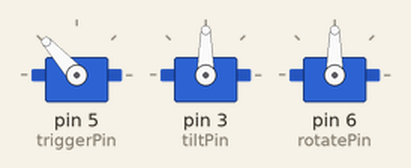
Simulated run of this sketch. Board: Arduino Uno, built with avr-gcc and run on an emulated ATmega328P. Parts: 3 × servo.

Above: at 0.1 s.
At 0.6 s:
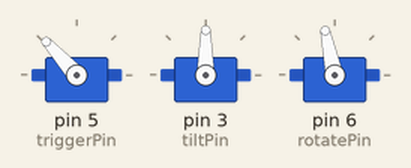
At 10.11 s:
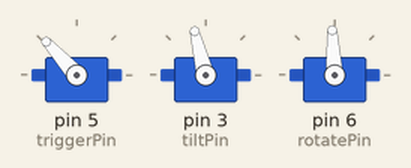
At 19.6 s:
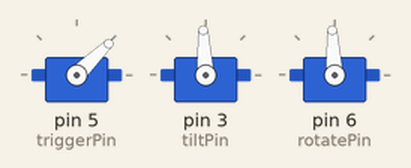
At 35.9 s:
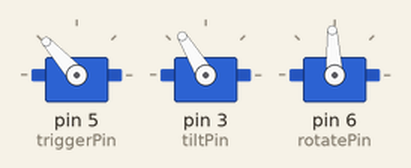
Timing chart, 0 to 37.4 s (numbered marks = the images above):
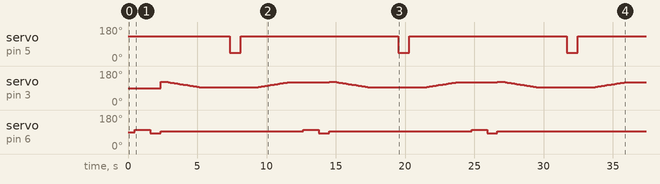

The sketch:

fulltest.ino
```cpp
#include <Servo.h>

// Gun will rotate on its platform back and forth
// Then tilt downwards, stop, and shoot
// After, it will tilt upwards to return to starting position

// Set the number of shots to take
int numShots = 3;


Servo triggerServo;
Servo tiltServo;
Servo rotateServo;
int triggerPin = 5;
int gunPowerPin = 2;
int tiltPin = 3;
int rotatePin = 6;    //pin to rotate platform

void setup()
{
  // attach servos and define pins
  pinMode(gunPowerPin, OUTPUT);
  pinMode(triggerPin, OUTPUT);
  pinMode(tiltPin, OUTPUT);
  pinMode(rotatePin, OUTPUT);
  triggerServo.attach(triggerPin);
  tiltServo.attach(tiltPin);
  rotateServo.attach(rotatePin);

  for (int i=0; i<numShots; i++){
    shootRoutine();
  }
}

void loop(){
  //shootRoutine();
}


void shootRoutine(){
  // turn gun off
  digitalWrite(gunPowerPin,LOW);
  // trigger back
  triggerServo.writeMicroseconds(1900);
  delay(500);
  // rotate a little CW from top
  for (int i=0; i<22; i++){
    rotateServo.writeMicroseconds(1600);
    delay(50);
  }
  rotateServo.writeMicroseconds(1500);
  // rotate a little CCW from top
  for (int i=0; i<15; i++){
    rotateServo.writeMicroseconds(1400);
    delay(50);
  }
  rotateServo.writeMicroseconds(1500);
  // tilt to neutral
  tiltServo.writeMicroseconds(1800);
  delay(500);

  // tilt up
  for (int i=0; i<50; i++){
    tiltServo.writeMicroseconds(1800-6*i);
    delay(50);
  }
  delay(1000);
  // turn gun on
  digitalWrite(gunPowerPin,HIGH);
  delay(1000);
  //trigger forward to shoot
  triggerServo.writeMicroseconds(1000);
  delay(800);

  //trigger back
  triggerServo.writeMicroseconds(1900);
  delay(500);
  // turn gun off
  digitalWrite(gunPowerPin,LOW);
  delay(500);
  // tilt down
  for (int i=0; i<50; i++){
    tiltServo.writeMicroseconds(1500+6*i);
    delay(50);
  }
  delay (500);
}
```
